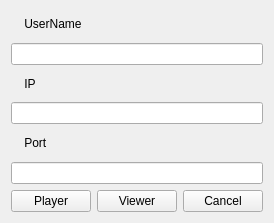
<?xml version="1.0" encoding="UTF-8"?>
<ui version="4.0">
 <class>enter</class>
 <widget class="QWidget" name="enter">
  <property name="geometry">
   <rect>
    <x>0</x>
    <y>0</y>
    <width>264</width>
    <height>223</height>
   </rect>
  </property>
  <property name="sizePolicy">
   <sizepolicy hsizetype="MinimumExpanding" vsizetype="MinimumExpanding">
    <horstretch>0</horstretch>
    <verstretch>0</verstretch>
   </sizepolicy>
  </property>
  <property name="maximumSize">
   <size>
    <width>500</width>
    <height>350</height>
   </size>
  </property>
  <property name="windowTitle">
   <string>Form</string>
  </property>
  <layout class="QVBoxLayout" name="verticalLayout_2">
   <item>
    <layout class="QVBoxLayout" name="verticalLayout">
     <item>
      <widget class="QLabel" name="label">
       <property name="text">
        <string>    UserName</string>
       </property>
      </widget>
     </item>
     <item>
      <widget class="QLineEdit" name="playerName"/>
     </item>
     <item>
      <widget class="QLabel" name="label_2">
       <property name="text">
        <string>    IP</string>
       </property>
      </widget>
     </item>
     <item>
      <widget class="QLineEdit" name="ip"/>
     </item>
     <item>
      <widget class="QLabel" name="label_3">
       <property name="text">
        <string>    Port</string>
       </property>
      </widget>
     </item>
     <item>
      <widget class="QLineEdit" name="port"/>
     </item>
     <item>
      <layout class="QHBoxLayout" name="horizontalLayout">
       <item>
        <widget class="QPushButton" name="PlayerButton">
         <property name="text">
          <string>Player</string>
         </property>
        </widget>
       </item>
       <item>
        <widget class="QPushButton" name="ViewerButton">
         <property name="text">
          <string>Viewer</string>
         </property>
        </widget>
       </item>
       <item>
        <widget class="QPushButton" name="CancelButton">
         <property name="text">
          <string>Cancel</string>
         </property>
        </widget>
       </item>
      </layout>
     </item>
    </layout>
   </item>
  </layout>
 </widget>
 <resources/>
 <connections/>
</ui>
